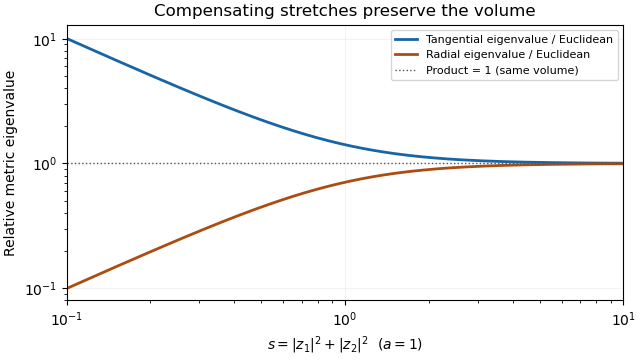

The Python source for this figure:
"""Generate paper-118-radial-metric.png in the current working directory.
Tested with Python 3.14.4, matplotlib 3.10.7, numpy 2.3.5;
uses the repository pyproject.toml dependencies. Cache location is set by caller.
"""
import numpy as np
import matplotlib.pyplot as plt
s=np.geomspace(.1,10,400)
a=1.
tangential=np.sqrt(s*s+a*a)/s
radial=1/tangential
fig,ax=plt.subplots(figsize=(6.4,3.6),layout='constrained')
ax.loglog(s,tangential,label='Tangential eigenvalue / Euclidean',color='#1764a6',linewidth=2)
ax.loglog(s,radial,label='Radial eigenvalue / Euclidean',color='#ac4c12',linewidth=2)
ax.axhline(1,color='#555555',linestyle=':',linewidth=1,label='Product = 1 (same volume)')
ax.set_xlabel(r'$s=|z_1|^2+|z_2|^2$  ($a=1$)')
ax.set_ylabel('Relative metric eigenvalue')
ax.set_title('Compensating stretches preserve the volume',fontsize=12)
ax.set_xlim(.1,10);ax.set_ylim(.08,13);ax.grid(alpha=.15)
ax.legend(fontsize=8,loc='upper right')
fig.savefig('paper-118-radial-metric.png',dpi=100,facecolor='white',transparent=False)
plt.close(fig)
